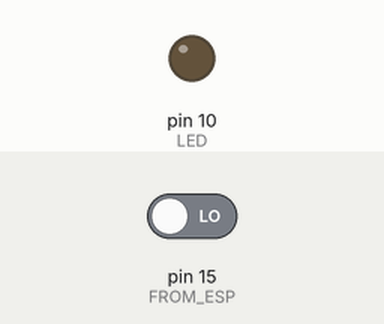
Bench run of a sketch on a simulated Arduino Uno, built with avr-gcc and run on an emulated ATmega328P. On the bench: output pins drawn as LEDs (lit = HIGH). The inputs (shaded band) are chosen by the test bench; at power-on: pin 15 (FROM_ESP) LOW.

Above: at 1.2 s.
1.3 s: pin 15 (FROM_ESP) driven HIGH
At 2.5 s:
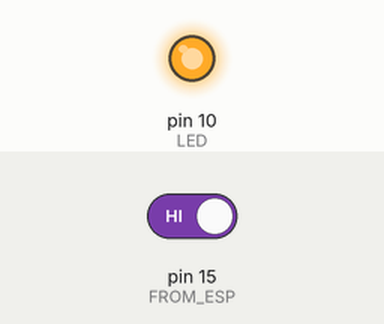
2.8 s: pin 15 (FROM_ESP) driven LOW
At 3.7 s:
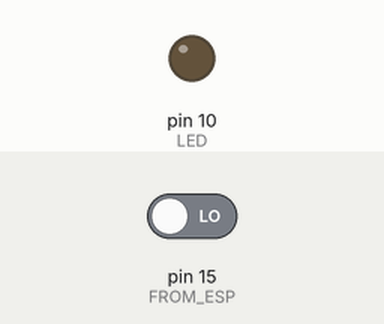
Timing chart, 0 to 5.8 s (numbered marks = the images above; inputs shaded):
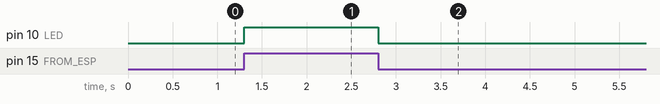

Measured:
- after the input at 1.3 s, pin 10 (LED): LOW → HIGH at once
- after the input at 2.8 s, pin 10 (LED): HIGH → LOW at once

The sketch:

talk.ino
```cpp
/*
 * RC Car with ps3 controller
 * https://github.com/jvpernis/esp32-ps3/blob/master/examples/Ps3Demo/Ps3Demo.ino
 *
 * @author Ethan Donlon
 */

#define FROM_ESP 15
#define LED 10

void setup()
{
  pinMode(FROM_ESP, INPUT);
  pinMode(LED, OUTPUT);
}
void loop()
{
  if(digitalRead(FROM_ESP) == HIGH)
  {
    digitalWrite(LED, HIGH);
  }
  else
  {
    digitalWrite(LED, LOW);
  }
}
```
